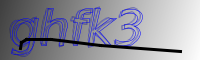
#> input picture data/original/112.jpg, 200 x 60 px, given in place of 0.jpg, which was not available
$ python captcha.py
#> lines starting #> are read from the running program, lines starting #| are printed output that depends on the picture; after the words box and inside, x2 and y2 are one past the last pixel; in counts of white or black regions, pixels touching at a corner belong together; pictures that were not available may be replaced by others from this repository, and a replacement may not be noted
"""code snippets from blog post"""
import json
from operator import concat

from PIL import Image


def process_image(index):
    """main"""
#> called with index = 0

    # Opening the Image, convertring to grayscale
    source = "./data/original/" + str(index) + ".jpg"
    image = Image.open(source).convert("L")
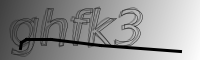
#> image: PIL image 200x60 L; min 0, max 253, mean 144.5
    pixel_matrix = image.load()

    # thresholding
    for column in range(0, image.height):
        for row in range(0, image.width):
            if pixel_matrix[row, column] != 0:
                pixel_matrix[row, column] = 255

    # stray line and pixel removal
    for column in range(1, image.height - 1):
        for row in range(1, image.width - 1):
            if pixel_matrix[row, column] == 0 \
                    and pixel_matrix[row, column - 1] == 255 and pixel_matrix[row, column + 1] == 255:
                pixel_matrix[row, column] = 255
            if pixel_matrix[row, column] == 0 \
                    and pixel_matrix[row - 1, column] == 255 and pixel_matrix[row + 1, column] == 255:
                pixel_matrix[row, column] = 255

    image.save("lessnoise_image1.png")
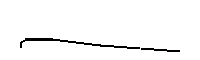
#> saved as lessnoise_image1.png: PIL image 200x60 L; 97% white; black in thin lines or dots, all inside (x1, y1, x2, y2) = (20, 38, 180, 52)

    # Captcha Cracking Algorithm
    characters = "123456789abcdefghijklmnpqrstuvwxyz"
    captcha = ""
    with open("bitmaps.json", "r") as fin:
#> (reads bitmaps.json from the repository)
        bitmap = json.load(fin)

    # parses every character, 6 is number of characters
    for j in range(int(image.width / 5), image.width + 1, int(image.width / 5)):
        char_img = image.crop((j - 30, 12, j, 44))
        char_img.save("./data/process/" + str(index) + "-" +
                      str(j - 30)+str(12) + str(j)+str(44)+".png")
        char_matrix = char_img.load()
        matches = {}
        for char in characters:
            match = 0
            black = 0
            bitmap_matrix = bitmap[char]
            for col in range(0, 32):
                for row in range(0, 30):
                    if char_matrix[row, col] == bitmap_matrix[col][row] \
                            and bitmap_matrix[col][row] == 0:
                        match += 1
                    if bitmap_matrix[col][row] == 0:
                        black += 1
            perc = float(match) / float(black)
            matches.update({perc: char[0].upper()})
        try:
            captcha += matches[max(matches.keys())]
        except ValueError:
            print("failed captcha")
            captcha += "0"
#> this loop made 5 passes
#> pass 1, in process_image, `char_img = image.crop((j - 30, 12, j, 44))`:
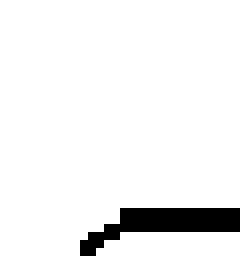
#> char_img: PIL image 30x32 L (shown 8 times larger); 94.2% white; 1 black region, box (x1, y1, x2, y2) and area: (10, 26, 30, 32) 56
#> pass 2, in process_image, `char_img = image.crop((j - 30, 12, j, 44))`:
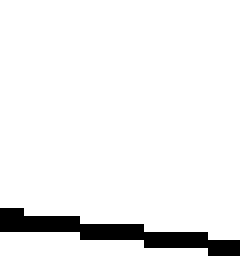
#> char_img: PIL image 30x32 L (shown 8 times larger); 93.4% white; black in thin lines or dots, all inside (x1, y1, x2, y2) = (0, 26, 30, 32)
#> pass 3, in process_image, `char_img = image.crop((j - 30, 12, j, 44))`:
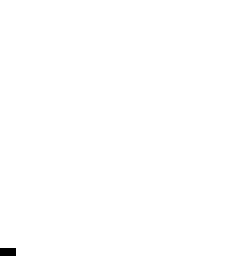
#> char_img: PIL image 30x32 L (shown 8 times larger); 99.8% white; black in thin lines or dots, all inside (x1, y1, x2, y2) = (0, 31, 2, 32)
#> after the loop: char_img: PIL image 30x32 L; every value is 255
    print(captcha)
#| LL6ZZ


if __name__ == '__main__':
    for i in range(1000):
        process_image(i)
#> pass 2 of the loop `for i in range(1000):`:
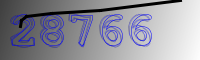
#> input picture data/original/114.jpg, 200 x 60 px, given in place of 1.jpg, which was not available
#> in process_image (call 2), `image.save("lessnoise_image1.png")`:
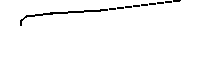
#> saved as lessnoise_image1.png: PIL image 200x60 L; 97.4% white; black in thin lines or dots, all inside (x1, y1, x2, y2) = (20, 0, 181, 26)
#> the loop in process_image (call 2), `for j in range(int(image.width / 5), image.width + 1, int(image.width ..` made 5 passes
#> pass 2, in process_image (call 2), `char_img = image.crop((j - 30, 12, j, 44))`:
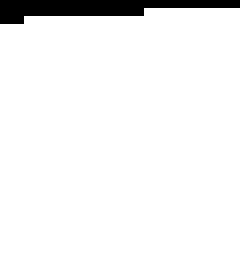
#> char_img: PIL image 30x32 L (shown 8 times larger); 94.7% white; 1 black region, box (x1, y1, x2, y2) and area: (0, 0, 30, 3) 51
#| T7ZZZ
#> (the run stopped early here; a loop or call above may not have finished)
